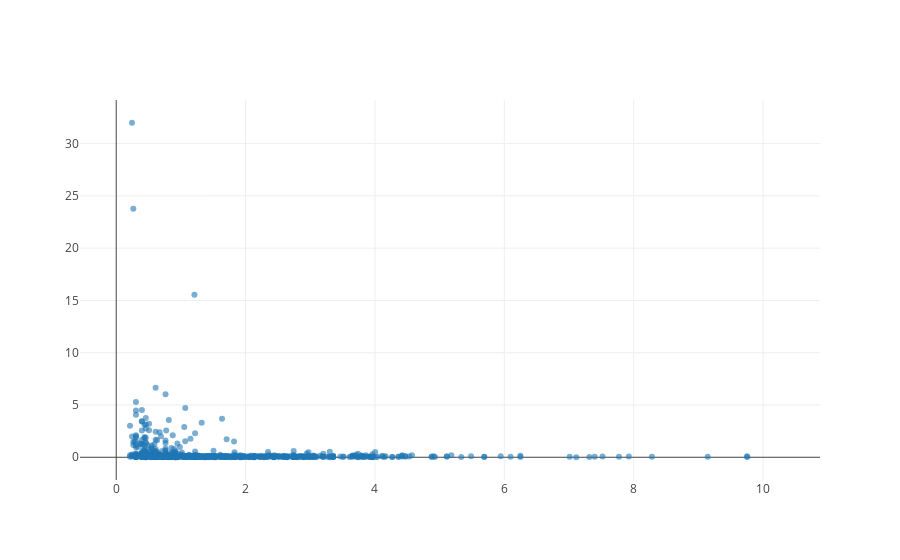

Notebook cell for this chart:
### Code cell
fig = go.Figure()
fig.add_scatter(x=data['Secchi Depth (m)'],
    y=data['Microcystin (ug/L)'],
    mode='markers',
    marker={
   'opacity': 0.6,
   'colorscale': 'Viridis'
  });
iplot(fig)

### Figure 1 — Plotly figure (JSON) as saved in the notebook; plotly's stock layout.template omitted (floating-point values rounded to 4 significant figures; data arrays with more than 128 entries replaced by an {"elided": "..."} marker saying what was removed)
{"data": [{"marker": {"colorscale": "Viridis", "opacity": 0.6}, "mode": "markers", "type": "scatter", "uid": "e3ca6a0c-c693-11e8-b7c8-b0fc36327fe5", "x": {"elided": "1660 float values"}, "y": {"elided": "1660 float values"}}], "layout": {}}
